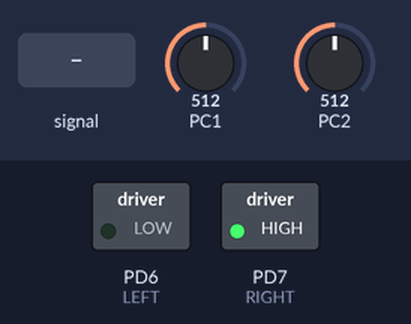
Recording of a program running on a simulated ATmega328P, built with avr-gcc and emulated at 16 MHz. Shown: switched loads named in the program (green lamp = pin HIGH). Dashed ring = blinking. Inputs (shaded band) come from the test bench; at power-on: PC1 = 512, PC2 = 512. Pins used as bus, display or sensor lines are not drawn.

Above: at 1.2 s.
1.3 s: PC1 fed a 1000 Hz sine of ±255 counts around its level
At 1.8 s:
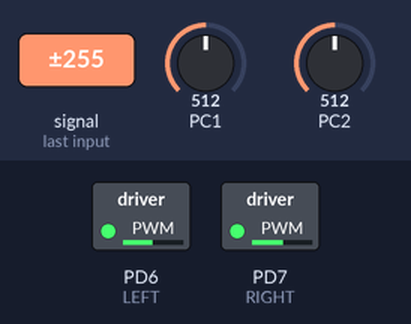
4.3 s: PC2 fed a 2 Hz sine of ±306 counts around its level
At 7.17 s:
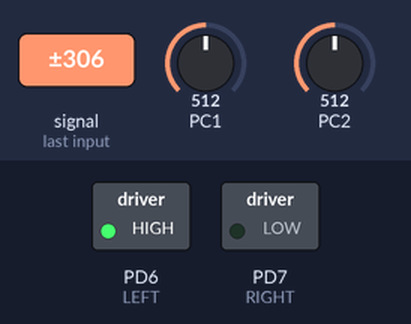
7.3 s: PC2 fed a 50 Hz sine of ±306 counts around its level
10.3 s: PC2 fed a 1000 Hz sine of ±255 counts around its level
At 11.8 s:
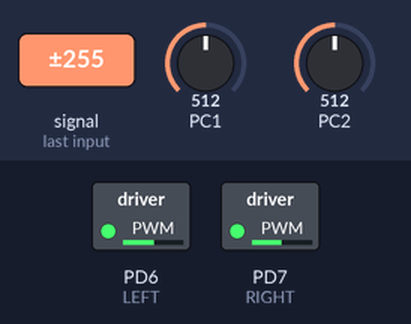
12.8 s: PC1 set to 716
14.3 s: PC2 set to 0
At 15.3 s:
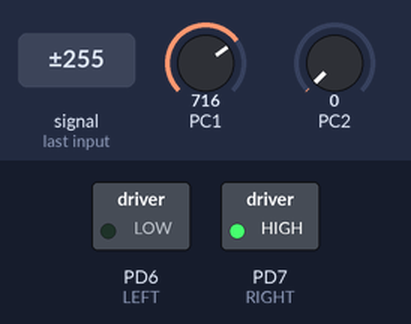
Timing chart, 0 to 16.8 s (numbered marks = the images above; inputs shaded):
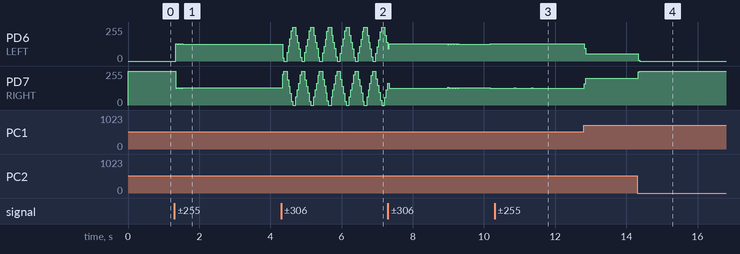

The program:

main.c
```c
/*
Finished

Code to for continuously controlling a motor Position using P/PI control.
controller output is the value of the dutycycle.

Follower-	A2,Gnd
Reference-	A1,Gnd
LED-		D9,Gnd
Motor Driver:-
	AIN1	-D6
	AIN2	-D7
	A01		-Follower Potentiometer A
	A02		-Follower Potentiometer B
	VM		-Source for Motor
	PWMA	-D9

No velocity control has been implemented in this code. The follower/motor tries to reach the reference position as fast as possible
*/

#define F_CPU 16000000UL
#define _BV(X) (1<<X)
#define TOPValue 1023 // The Top value for the PWM Timer1, this along with the prescaler decides the frequency of the PWM
//when prescaler is 1, one tick takes 1/16e6 s. Choosing a value of 1600 gives a total time of 1600/16e6 s or a frequency of 10KHz. If 1023 is used then the frequency becomes 16e6/1023 i.e around 15KHz
#define Max 900 //defines max position/angle
#define Min 100 //defines min position/angle
#define LEFT PORTD|=_BV(PD6),PORTD&=~_BV(PD7)// turn motor in left direction
#define RIGHT PORTD|=_BV(PD7),PORTD&=~_BV(PD6)// turn motor in right direction
#define KP 10
//float KI= 10.0;


#include <avr/io.h>
#include <avr/interrupt.h>
#include <avr/sfr_defs.h>

//Global Variables
volatile uint16_t ADCoutput=0;// the ADC output ranges from 0 to 1023 and is limited by the resolution of the ADC(10 bit for ATmega328P)
uint16_t controlPot=0; //variable to store the ADC value from main potentiometer
uint16_t followPot=0; //variable to store the ADC value from the control potentiometer

//PID parameters and variables/int16_t KP=10;
float eint=0.0;


void setupPWMTimer();// Function to setup PWM using timer1
void setupADC();// Function to setup ADC and read analog data from A1;
uint16_t PID(uint16_t, uint16_t); //Function to do PID control of Motor position

int main()
{
	//Setting the OC1A as output for PWM
	DDRB|=_BV(PB1);

	//Setting portD pins 6 and 7 as output for motor direction control
	DDRD|=_BV(PD6)|_BV(PD7);

	setupPWMTimer();// Setup PWM
	setupADC();// Setup ADC


	//enable global interrupts
	sei();


	while(1)
	{

		//OCR1A=ADCoutput; //Assign duty cycle to register OCR1A of timer1 for required duty cycle
		uint16_t dutycycle=PID(controlPot, followPot);

		//checking current position of follower
		if(followPot<Min	|| followPot>Max)
		OCR1A=0;
		else
		OCR1A=(uint16_t)dutycycle;


		//check direction
		if(followPot<controlPot)
		LEFT;
		else
		RIGHT;
	}

}

/*Function to setup PWM using TIMER1 at max frequency*/
void setupPWMTimer()
{
	//Timer1 and mode 14
	//Setting WGM modes
	TCCR1A|=_BV(WGM11)|_BV(COM1A1);
	TCCR1B|=_BV(WGM12)|_BV(WGM13);

	//setting the prescaler to 1 for maximum frequency
	TCCR1B|=_BV(CS10);

	//setting the top value for the PWM counter. This also controls the PWM frequency
	ICR1=TOPValue;


}


/*Function to setup ADC in the non free running mode using prescaler of 128, giving a sampling rate of around 9000 samples/s*/
void setupADC()
{
	//Setup ADC
	//enable ADC
	ADCSRA|=_BV(ADEN);
	//pre scale the ADC clock to divide by 128 gives ADC clock frequency of 16e6/128=125KHz
	ADCSRA|=_BV(ADPS2)|_BV(ADPS1)|_BV(ADPS0);
	//select ADC port
	ADMUX|=_BV(MUX0);// port1 selected
	//select ADC voltage reference
	ADMUX|=_BV(REFS0);
	//enable ADC interrupt.
	ADCSRA|=_BV(ADIE);
	//start initial conversion
	ADCSRA|=_BV(ADSC);
}


// Interrupt for Conversion completion of ADC
ISR(ADC_vect)
{
	uint8_t low=ADCL;
	uint8_t high=ADCH;
	ADCoutput=(high<<8)|low;

	if(bit_is_set(ADMUX,MUX1)) //if A2 is active
	{
		//select ADC port
		ADMUX&=~_BV(MUX1);// Deactivate A2
		ADMUX|=_BV(MUX0);// Activate A1

		controlPot=ADCoutput;
	}

	else if(bit_is_set(ADMUX,MUX0))// if A1 is active
	{
		//select second ADC port
		ADMUX&=~_BV(MUX0);// Deactivate A1
		ADMUX|=_BV(MUX1);// Activate A2

		followPot=ADCoutput;
	}


	//start conversion again after ADC value has been obtained
	ADCSRA|=_BV(ADSC);

}

//PID control function
uint16_t PID(uint16_t controlPot, uint16_t followPot)
{

	int16_t posError=controlPot-followPot;
	int16_t controlSignal=	KP*posError;//Implementation of P only controller


	//perform check that the control signal remains within the required limit
	if(controlSignal<0)
		controlSignal=controlSignal*-1;
	if(controlSignal>TOPValue)
		controlSignal=TOPValue;

	return controlSignal;

}
```

Measured:
- after the input at 1.3 s, PD6 (LEFT): 0/255 → 125/255 at once; PD7 (RIGHT): 255/255 → 130/255 at once
- after the input at 10.3 s, PD6 (LEFT): stops changing and stays 130/255
- after the input at 14.3 s, PD6 (LEFT): 54/255 → 0/255 at once; PD7 (RIGHT): 201/255 → 255/255 at once
